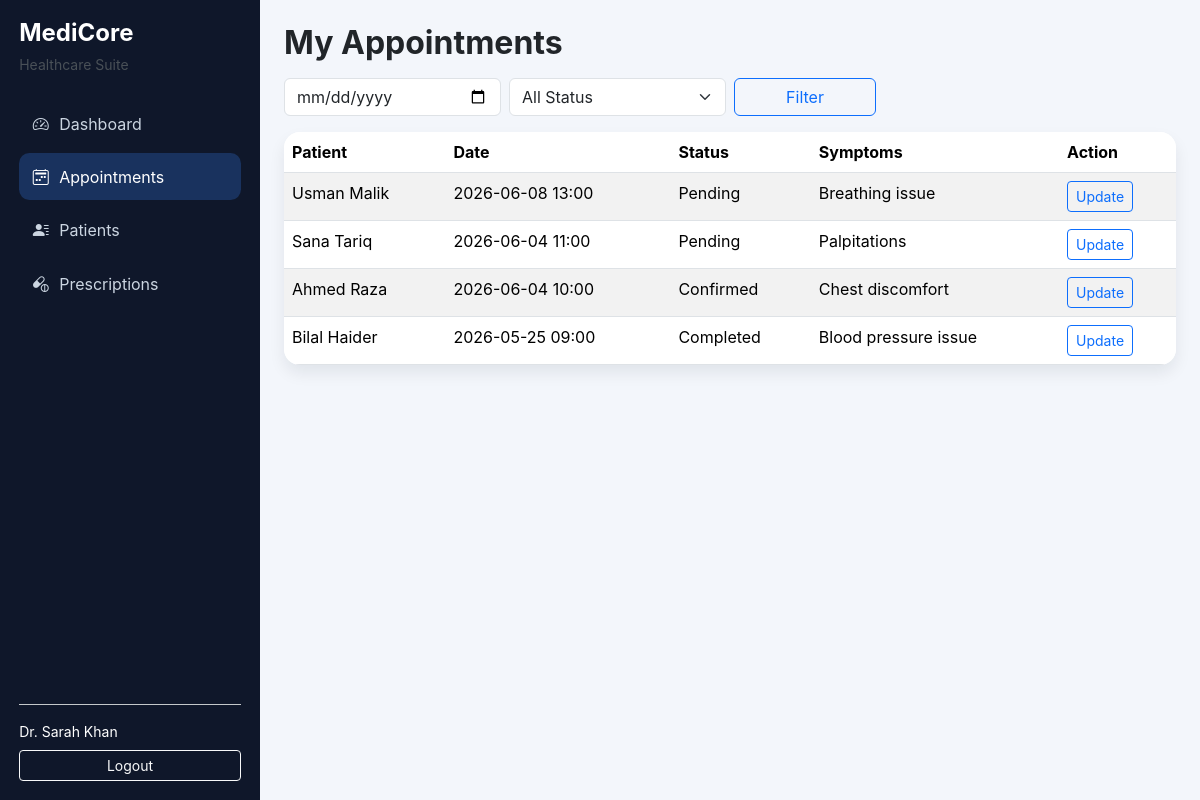
Page /doctor/appointments.php (signed in) on the committed database.
### tables this page shows
CREATE TABLE appointments (
  id INT AUTO_INCREMENT PRIMARY KEY,patient_id INT NOT NULL,doctor_id INT NOT NULL,appointment_date DATE NOT NULL,appointment_time TIME NOT NULL,
  status ENUM('pending','confirmed','cancelled','completed') DEFAULT 'pending',symptoms TEXT,notes TEXT,created_at TIMESTAMP DEFAULT CURRENT_TIMESTAMP,
  FOREIGN KEY (patient_id) REFERENCES patients(id) ON DELETE CASCADE,FOREIGN KEY (doctor_id) REFERENCES doctors(id) ON DELETE CASCADE
);

CREATE TABLE users (
  id INT AUTO_INCREMENT PRIMARY KEY,
  name VARCHAR(120) NOT NULL,
  email VARCHAR(120) NOT NULL UNIQUE,
  password VARCHAR(255) NOT NULL,
  role ENUM('admin','doctor','patient') NOT NULL,
  phone VARCHAR(30),
  created_at TIMESTAMP DEFAULT CURRENT_TIMESTAMP
);

### config/db.php (called while the page is built, shortened)
<?php
function e(?string $value): string
{
    return htmlspecialchars((string) $value, ENT_QUOTES, 'UTF-8');
}

### doctor/appointments.php (the view, shortened to what this page needs)
<?php session_start(); require_once __DIR__ . '/../config/db.php'; requireLogin(['doctor']);
$d=$pdo->prepare('SELECT id FROM doctors WHERE user_id=? LIMIT 1'); $d->execute([$_SESSION['user_id']]); $doctorId=(int)$d->fetchColumn();
$date=trim($_GET['date']??''); $status=trim($_GET['status']??'');
$sql="SELECT a.*,u.name patient_name FROM appointments a JOIN patients p ON p.id=a.patient_id JOIN users u ON u.id=p.user_id WHERE a.doctor_id=?"; $params=[$doctorId];
if($date!==''){ $sql.=' AND a.appointment_date=?'; $params[]=$date;} if($status!==''){ $sql.=' AND a.status=?'; $params[]=$status;} $sql.=' ORDER BY a.appointment_date DESC';
$s=$pdo->prepare($sql); $s->execute($params); $rows=$s->fetchAll();
$pageTitle='Doctor Appointments'; include __DIR__ . '/../includes/header.php'; ?>
<h2 class="fw-bold mb-3">My Appointments</h2>
<form class="row g-2 mb-3"><div class="col-md-3"><input type="date" class="form-control" name="date" value="<?= e($date) ?>"></div><div class="col-md-3"><select class="form-select" name="status"><option value="">All Status</option></select></div><div class="col-md-2"><button class="btn btn-outline-primary w-100">Filter</button></div></form>
<div class="table-wrap"><div class="table-responsive"><table class="table table-striped table-hover mb-0"><thead><tr><th>Patient</th><th>Date</th><th>Status</th><th>Symptoms</th><th>Action</th></tr></thead><tbody><?php foreach($rows as $r): ?><tr><td><?= e($r['patient_name']) ?></td><td><?= e($r['appointment_date']) ?> <?= e(substr($r['appointment_time'],0,5)) ?></td><td><?= e(ucfirst($r['status'])) ?></td><td><?= e($r['symptoms']) ?></td><td><button class="btn btn-sm btn-outline-primary" data-bs-toggle="modal" data-bs-target="#d<?= e((string)$r['id']) ?>">Update</button></td></tr><?php endforeach; ?></tbody></table></div></div>
<?php include __DIR__ . '/../includes/footer.php'; ?>

### assets/css/style.css (style rules this page uses)
:root { --sidebar:#0f172a;--accent:#3b82f6;--bg:#f3f6fb }
body { background:var(--bg);font-family:Inter,Segoe UI,Arial,sans-serif }
.table-wrap { background:#fff;border-radius:1rem;overflow:hidden;box-shadow:0 8px 16px rgba(15,23,42,.08) }

### rows in the picture
appointments: users.name "Usman Malik", appointment_date "2026-06-08", appointment_time "13:00", status "Pending", symptoms "Breathing issue"
appointments: users.name "Sana Tariq", appointment_date "2026-06-04", appointment_time "11:00", status "Pending", symptoms "Palpitations"
appointments: users.name "Ahmed Raza", appointment_date "2026-06-04", appointment_time "10:00", status "Confirmed", symptoms "Chest discomfort"
appointments: users.name "Bilal Haider", appointment_date "2026-05-25", appointment_time "09:00", status "Completed", symptoms "Blood pressure issue"

### other values in the picture
$label "Dashboard"
$label "Appointments"
$label "Patients"
$label "Prescriptions"
$_SESSION['name'] "Dr. Sarah Khan"
